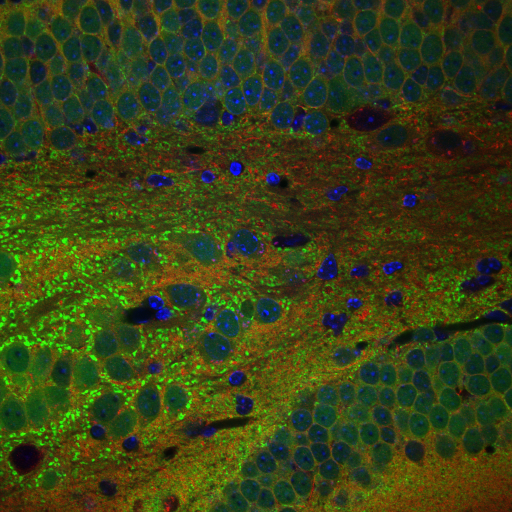
#> input picture Algorithm/Data/112006a_RGB.tif, 1024 x 1024 px (shown at 1/2 size); its folder holds only this picture in this run
$ jupyter execute --allow-errors Segmentation_Algorithm.ipynb   (shell and % lines are left out)
#> lines starting #> are read from the running program, lines starting #| are printed output that depends on the picture; after the words box and inside, x2 and y2 are one past the last pixel; in counts of white or black regions, pixels touching at a corner belong together
# BMEN 509 Project - Image Segmentation Algorithm

### Date
March 29th, 2024

### Authors
Reuben Christian - UCID: 10149810
Jacob Nguyen - UCID: 30087465
Ty Pilling - UCID: 30112537
Gary Fong - UCID: 10154089

## Purpose

This algorithm identifies and counts cells using image segmentation. It segments images with a sequence of processing techniques, including histogram equalization, median filtering, thresholding, and finally edge detection.

We optimized the algorithm for detecting cells in the [CIL Project: P1723](http://cellimagelibrary.org/project/P1723?per_page=10&page=1) dataset, which consists of alpha-synuclein nuclei counterstained in blue against red or green.

## Notebook Setup

[cell 1]
# Library Imports
import os
import numpy as np
import matplotlib.pyplot as plt
import cv2 as cv
from skimage import exposure
from skimage import feature
from math import sqrt

# Setup Jupyter notebook specifics

# Numpy printing help
np.set_printoptions(precision=2)

[cell 2]
data_directory = os.path.join('.', 'Data')
result_directory = os.path.join('.', 'Results')
image_prefix = '112006'

# Get a list of all files in the data directory
file_list = os.listdir(data_directory)

# Filter the list to include only files starting with the specified prefix
filtered_files = [file for file in file_list if file.startswith(image_prefix)]

# Check if the number of filtered files is equal to the expected number of images
expected_count = 35
if len(filtered_files) == expected_count:
    print('All images are present.')
else:
    print('Images are missing. Please make sure you have downloaded the data and placed it in the correct directory.')

## Image Processing

### Constants

[cell 3]
# Filtering parameters
median_kernel_size = 5
gaussian_kernel_size = (5, 5)
gaussian_sigma = 0

# HSV min/max values
h_min = 80
s_min = 50
v_min = 50
h_max = 130
s_max = 255
v_max = 255
lower = np.array([h_min, s_min, v_min])
upper = np.array([h_max, s_max, v_max])

# Difference of Gaussian blob detection parameters
min_sigma = 8
max_sigma = 25

### Process and display each processing step on sample

[cell 4]
# Layout subplots
size = (3, 3)
plt.subplots(size[0], size[1], figsize=(15,15))

# Load original sample image
sample_image_name = '112006aaaa_RGB.tif'
image_path = os.path.join(data_directory, sample_image_name)
image = cv.imread(image_path)
#> (the rest of this cell did not finish here and is left out)

[cell 5]
from tabulate import tabulate

imageJ_results = [
    ('112006aaaa_RGB', 164),
    ('112006cccc_RGB', 116),
    ('112006dddd_RGB', 165),
    ('112006dddddd_RGB', 144),
    ('112006ffff_RGB', 81)
]

# Create a list to store the table data to print
table_data = []

# Loop over the data files
for file in filtered_files:
    # Load the original image
    image_path = os.path.join(data_directory, file)
    image = cv.imread(image_path)
#> image is the input picture: shape (1024, 1024, 3); mean B, G, R 23.6, 64.5, 55.4

    # Contrast stretching
    p5, p95 = np.percentile(image, (5, 95))
#> p5 = 9; p95 = 107
    stretched_image = exposure.rescale_intensity(image, in_range=(p5, p95))
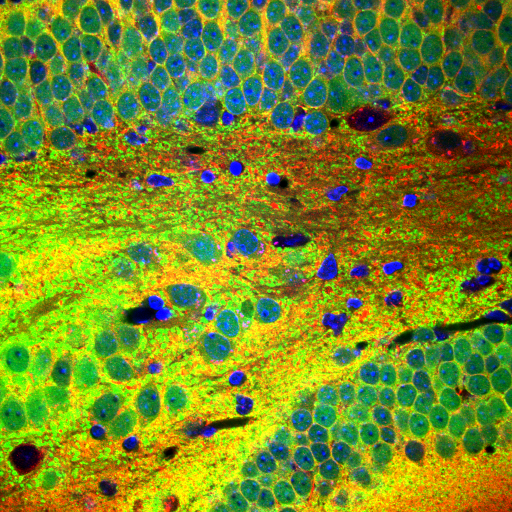
#> stretched_image: shape (1024, 1024, 3) (shown at 1/2 size); mean B, G, R 37.4, 136.9, 117.1

    # Median filter
    median_image = cv.medianBlur(stretched_image, median_kernel_size)
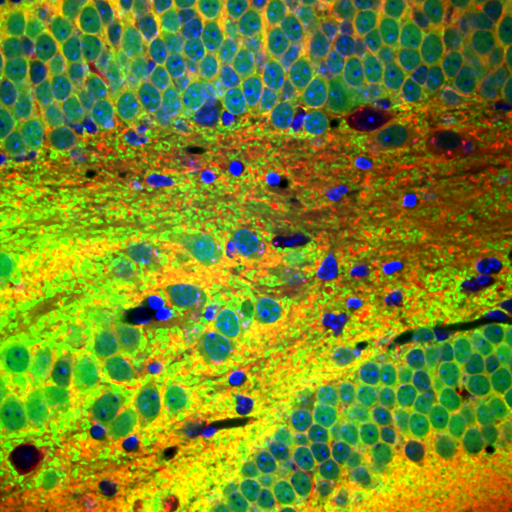
#> median_image: shape (1024, 1024, 3) (shown at 1/2 size); mean B, G, R 36, 135.9, 115.3

    # Gaussian filter
    gaussian_image = cv.GaussianBlur(median_image, gaussian_kernel_size, gaussian_sigma)

    # Thresholding
    hsv_image = cv.cvtColor(gaussian_image, cv.COLOR_BGR2HSV) # Convert to HSV color space
#> hsv_image: shape (1024, 1024, 3); mean H, S, V 44.7, 211.8, 156.4

    # Create a binary mask of the image using the specified HSV range
    threshold_image = cv.inRange(hsv_image, lower, upper)
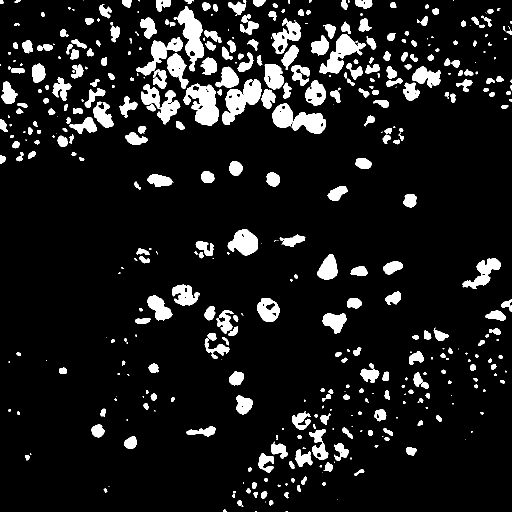
#> threshold_image: shape (1024, 1024) (shown at 1/2 size); 10.2% white; 456 white regions (119 under 20 px), largest, box (x1, y1, x2, y2) and area: (367, 167, 438, 252) 3587, (444, 158, 523, 250) 3407, (347, 12, 408, 143) 3303

    # Erosion
    eroded_image = cv.erode(threshold_image, np.ones((3,3), np.uint8), iterations=2)
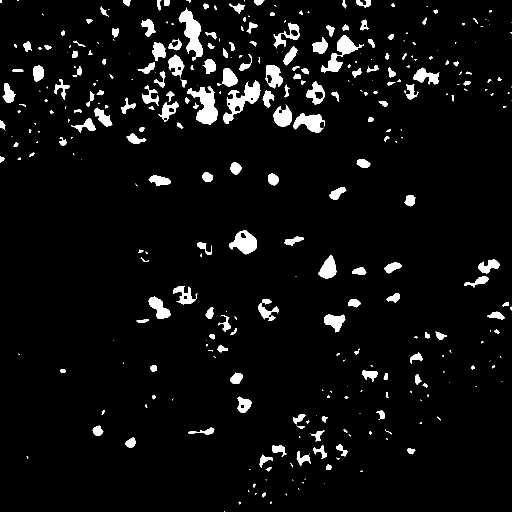
#> eroded_image: shape (1024, 1024) (shown at 1/2 size); 5.2% white; 351 white regions (140 under 20 px), largest, box (x1, y1, x2, y2) and area: (374, 172, 435, 249) 2333, (357, 15, 405, 122) 2294, (446, 161, 521, 248) 2260

    # Blob detection using Difference of Gaussian
    blobs_dog = feature.blob_dog(eroded_image, min_sigma, max_sigma, threshold=.1)
#> blobs_dog = 157 rows, first 8: [146, 77, 8], [486, 491, 12.8], [336, 471, 8], [94, 640, 8], [358, 546, 8], [757, 473, 8], [132, 419, 8], [401, 820, 8]
    blobs_dog[:, 2] = blobs_dog[:, 2] * sqrt(2)

    # Count the cells
    cell_count = len(blobs_dog)
#> cell_count = 157

    # || Print the cell count ||
    image_name = file.replace('.tif', '')

    # Check if ImageJ results are available for the image
    cell_count_imageJ = None
    for result in imageJ_results:
        if result[0] == image_name:
            cell_count_imageJ = result[1]
            break

    # Append the data to the table
    table_data.append([image_name, cell_count, cell_count_imageJ])

    # Save the result image
    for blob in blobs_dog:
        y, x, r = blob
        cv.circle(image, (int(x), int(y)), int(r), (0, 255, 0), 5)
#> this loop made 157 passes
#> (y, x, r) on passes 1 to 3: (146, 77, 11.31), (486, 491, 18.1), (336, 471, 11.31)
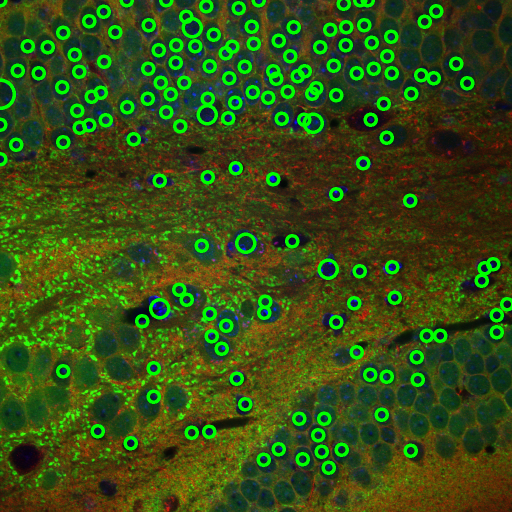
#> image: shape (1024, 1024, 3) (shown at 1/2 size); 7.13% of pixels changed, all inside (x1, y1, x2, y2) = (0, 0, 1024, 950)
    os.makedirs(result_directory, exist_ok=True)
    result_image_path = os.path.join(result_directory, 'Result_' + image_name + '.png')
    cv.imwrite(result_image_path, image)

# Print the table
headers = ['Image Name', 'Cell Count (Algorithm)', 'Cell Count (ImageJ)']
print(tabulate(table_data, headers=headers))
#| Image Name      Cell Count (Algorithm)  Cell Count (ImageJ)
#| ------------  ------------------------  ---------------------
#| 112006a_RGB                        157

$ run again, on Algorithm/Data/112006aa_RGB.tif
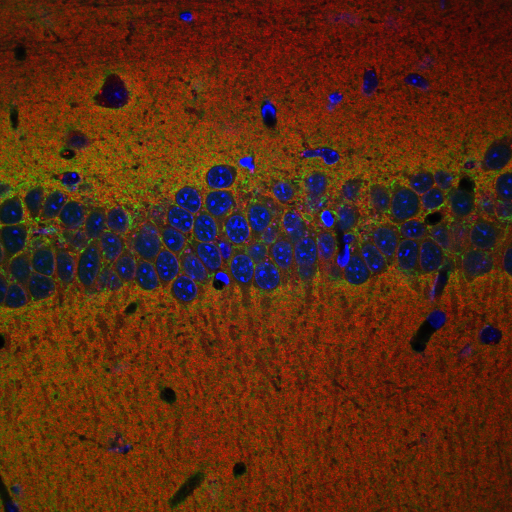
#> input picture Algorithm/Data/112006aa_RGB.tif, 1024 x 1024 px (shown at 1/2 size)
#> image is the input picture: shape (1024, 1024, 3); mean B, G, R 17.9, 40.9, 87.9
#> p5 = 6; p95 = 128
#> hsv_image: shape (1024, 1024, 3); mean H, S, V 25.6, 231.2, 175.4
#> `threshold_image = cv.inRange(hsv_image, lower, upper)`:
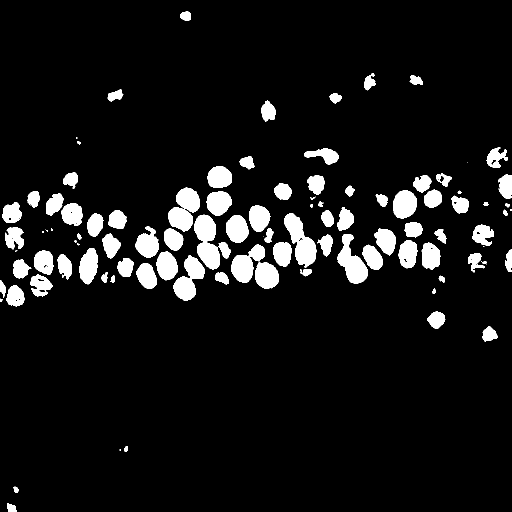
#> threshold_image: shape (1024, 1024) (shown at 1/2 size); 8.2% white; 105 white regions (16 under 20 px), largest, box (x1, y1, x2, y2) and area: (389, 429, 440, 539) 3657, (568, 426, 633, 535) 3456, (675, 468, 736, 567) 3024
#> eroded_image: shape (1024, 1024); 5.8% white; 94 white regions (12 under 20 px), largest, box (x1, y1, x2, y2) and area: (677, 470, 734, 565) 2340, (788, 383, 832, 435) 1732, (512, 527, 556, 575) 1600
#> blobs_dog = 80 rows, first 8: [383, 566, 8], [639, 873, 8], [368, 633, 8], [223, 536, 8], [372, 1023, 12.8], [439, 235, 8], [538, 40, 8], [411, 923, 8]
#> cell_count = 80
#> the loop `for blob in blobs_dog:` made 80 passes
#> (y, x, r) on passes 1 to 8: (383, 566, 11.31), (639, 873, 11.31), (368, 633, 11.31), (223, 536, 11.31), (372, 1023, 18.1), (439, 235, 11.31), (538, 40, 11.31), (411, 923, 11.31)
#> after the loop `for blob in blobs_dog:`:
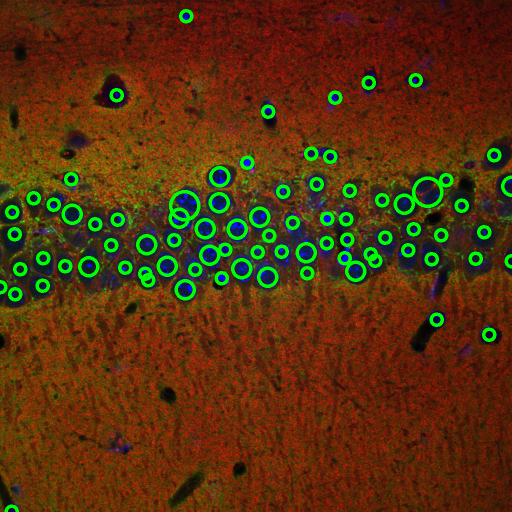
#> image: shape (1024, 1024, 3) (shown at 1/2 size); 4.22% of pixels changed, all inside (x1, y1, x2, y2) = (0, 18, 1024, 1024)
#| Image Name      Cell Count (Algorithm)  Cell Count (ImageJ)
#| ------------  ------------------------  ---------------------
#| 112006aa_RGB                        80

$ run again, on Algorithm/Data/112006aaa_RGB.tif
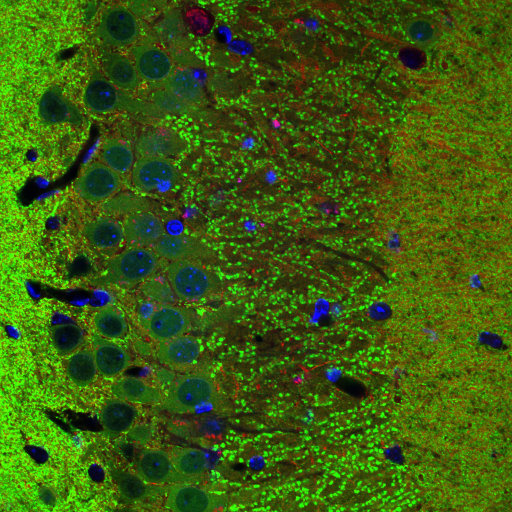
#> input picture Algorithm/Data/112006aaa_RGB.tif, 1024 x 1024 px (shown at 1/2 size)
#> image is the input picture: shape (1024, 1024, 3); mean B, G, R 14.9, 91.9, 59.6
#> p5 = 6; p95 = 143
#> hsv_image: shape (1024, 1024, 3); mean H, S, V 43.6, 234.6, 153.3
#> `threshold_image = cv.inRange(hsv_image, lower, upper)`:
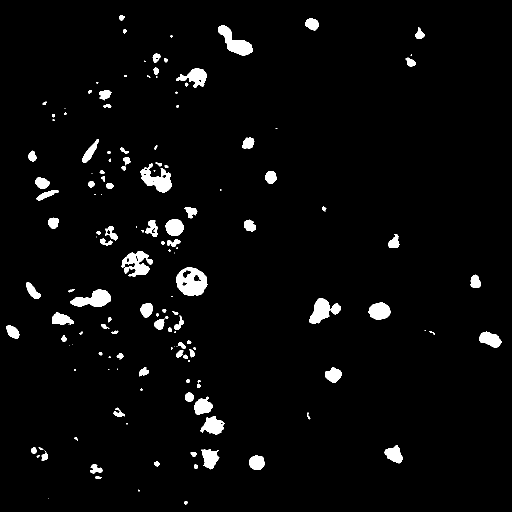
#> threshold_image: shape (1024, 1024) (shown at 1/2 size); 3.4% white; 149 white regions (42 under 20 px), largest, box (x1, y1, x2, y2) and area: (352, 534, 415, 592) 2439, (436, 51, 506, 111) 1831, (281, 327, 344, 385) 1773
#> eroded_image: shape (1024, 1024); 1.8% white; 108 white regions (43 under 20 px), largest, box (x1, y1, x2, y2) and area: (354, 536, 412, 589) 1610, (438, 53, 504, 109) 1317, (143, 581, 220, 611) 1193
#> blobs_dog = 51 rows, first 8: [454, 349, 8], [925, 513, 8], [851, 426, 8], [916, 420, 8], [813, 405, 8], [908, 788, 8], [750, 667, 8], [622, 759, 8]
#> cell_count = 51
#> the loop `for blob in blobs_dog:` made 51 passes
#> (y, x, r) on passes 1 to 8: (454, 349, 11.31), (925, 513, 11.31), (851, 426, 11.31), (916, 420, 11.31), (813, 405, 11.31), (908, 788, 11.31), (750, 667, 11.31), (622, 759, 11.31)
#> after the loop `for blob in blobs_dog:`:
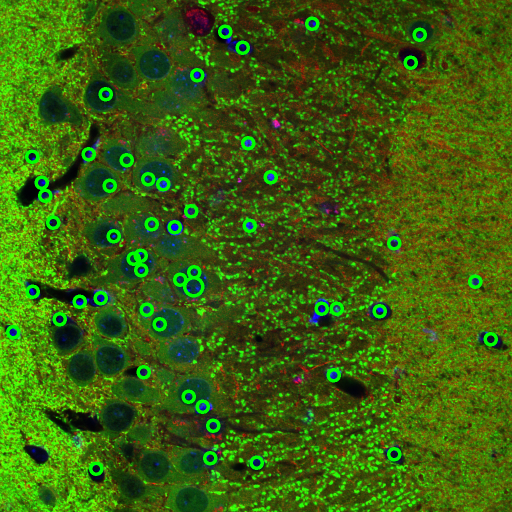
#> image: shape (1024, 1024, 3) (shown at 1/2 size); 2.36% of pixels changed, all inside (x1, y1, x2, y2) = (12, 33, 996, 952)
#| Image Name       Cell Count (Algorithm)  Cell Count (ImageJ)
#| -------------  ------------------------  ---------------------
#| 112006aaa_RGB                        51

$ run again, on Algorithm/Data/112006aaaa_RGB.tif
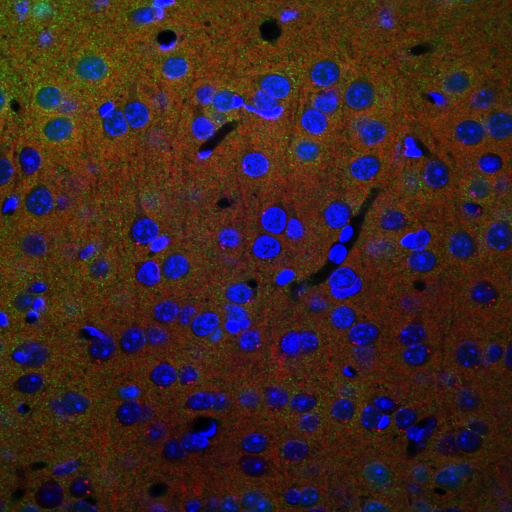
#> input picture Algorithm/Data/112006aaaa_RGB.tif, 1024 x 1024 px (shown at 1/2 size)
#> image is the input picture: shape (1024, 1024, 3); mean B, G, R 35.6, 37, 60.1
#> p5 = 8; p95 = 107
#> hsv_image: shape (1024, 1024, 3); mean H, S, V 43.4, 221.2, 159.9
#> `threshold_image = cv.inRange(hsv_image, lower, upper)`:
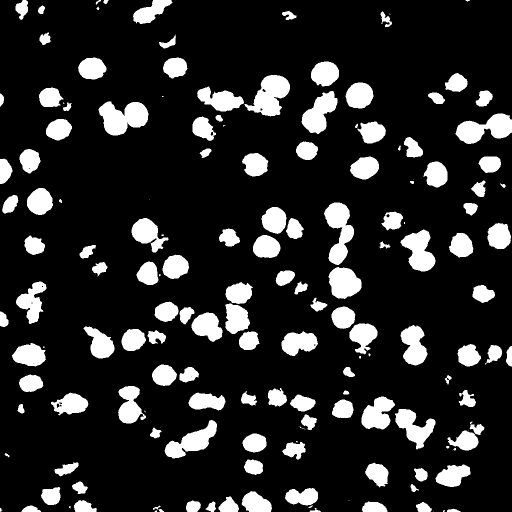
#> threshold_image: shape (1024, 1024) (shown at 1/2 size); 15.8% white; 162 white regions (25 under 20 px), largest, box (x1, y1, x2, y2) and area: (197, 203, 297, 271) 4517, (489, 150, 580, 233) 4253, (648, 405, 708, 530) 4085
#> eroded_image: shape (1024, 1024); 11.8% white; 139 white regions (19 under 20 px), largest, box (x1, y1, x2, y2) and area: (200, 205, 295, 269) 3702, (496, 152, 578, 230) 3360, (914, 229, 1024, 286) 3279
#> blobs_dog = 139 rows, first 8: [137, 184, 12.8], [329, 511, 12.8], [403, 80, 12.8], [349, 873, 12.8], [491, 922, 12.8], [190, 719, 12.8], [336, 730, 12.8], [795, 553, 8]
#> the loop `for blob in blobs_dog:` made 139 passes
#> (y, x, r) on passes 1 to 8: (137, 184, 18.1), (329, 511, 18.1), (403, 80, 18.1), (349, 873, 18.1), (491, 922, 18.1), (190, 719, 18.1), (336, 730, 18.1), (795, 553, 11.31)
#> after the loop `for blob in blobs_dog:`:
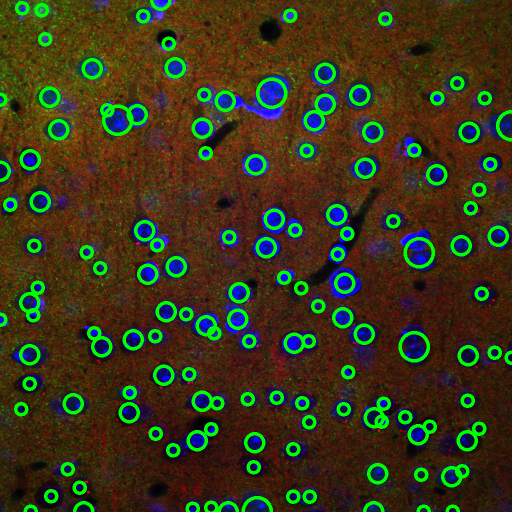
#> image: shape (1024, 1024, 3) (shown at 1/2 size); 7.88% of pixels changed, all inside (x1, y1, x2, y2) = (0, 0, 1024, 1024)
#> cell_count = 139
#| Cell count: 139
#| Image Name        Cell Count (Algorithm)    Cell Count (ImageJ)
#| --------------  ------------------------  ---------------------
#| 112006aaaa_RGB                       139                    164
